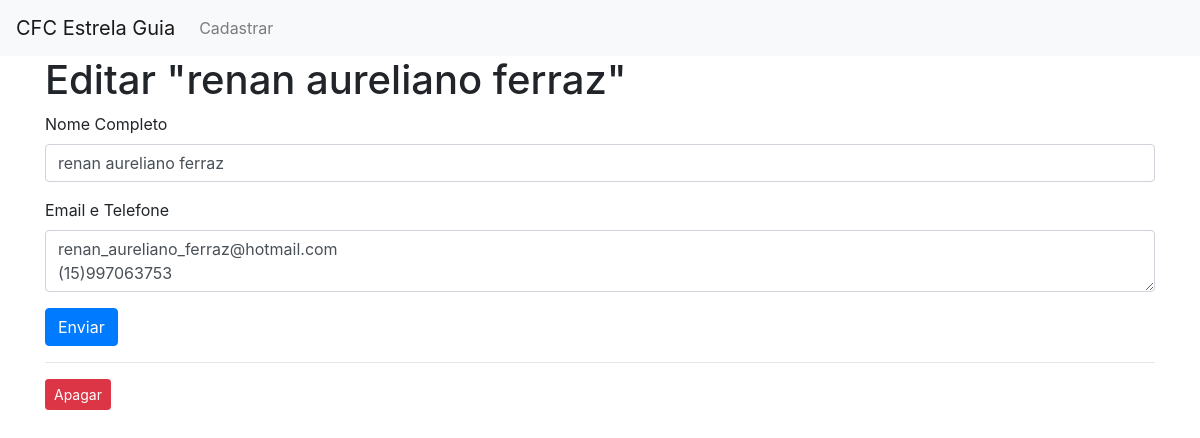
The app's page /1/edit with its own data.
### app.py (models this page shows)
class Posts(db.Model):
   id = db.Column(db.Integer, primary_key=True)
   created = db.Column(db.DateTime, default=datetime.datetime.utcnow)
   title = db.Column(db.String(80), nullable=False)
   content = db.Column(db.String(200), nullable=False)

### app.py (the view, shortened to what this page needs)
@app.route('/<int:id>/edit', methods=('GET', 'POST'))
def edit(id):
    post = get_post(id)
    return render_template('edit.html', post=post)

### app.py (called while the page is built)
def get_post(post_id):
   post = Posts.query.filter_by(id=post_id).first()
   if post is None:
      abort(404)
   return post

### templates/edit.html (shortened to what this page needs)
{% extends 'base.html' %}
{% block content %}
<h1>{% block title %} Editar "{{ post['title'] }}" {% endblock %}</h1>
<form method="post">
    <div class="form-group">
        <label for="title">Nome Completo</label>
        <input type="text" name="title" placeholder="Post title"
               class="form-control"
               value="{{ request.form['title'] or post['title'] }}">
    </div>
    <div class="form-group">
        <label for="content">Email e Telefone</label>
        <textarea name="content" placeholder="Post content"
                  class="form-control">{{ request.form['content'] or post['content'] }}</textarea>
    </div>
    <div class="form-group">
        <button type="submit" class="btn btn-primary">Enviar</button>
    </div>
</form>
<hr>
<form action="{{ url_for('delete', id=post['id']) }}" method="POST">
    <input type="submit" value="Apagar"
            class="btn btn-danger btn-sm"
            onclick="return confirm('Tem certeza que deseja apagar esse cliente?')">
</form>
{% endblock %}

### records on screen
Posts: title "renan aureliano ferraz", content "renan_aureliano_ferraz@hotmail.com (15)997063753"
